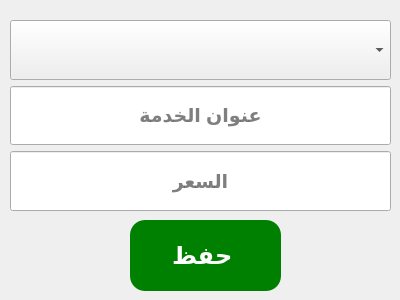
<?xml version="1.0" encoding="UTF-8"?>
<ui version="4.0">
 <class>Form</class>
 <widget class="QWidget" name="Form">
  <property name="geometry">
   <rect>
    <x>0</x>
    <y>0</y>
    <width>400</width>
    <height>300</height>
   </rect>
  </property>
  <property name="minimumSize">
   <size>
    <width>400</width>
    <height>300</height>
   </size>
  </property>
  <property name="maximumSize">
   <size>
    <width>400</width>
    <height>300</height>
   </size>
  </property>
  <property name="windowTitle">
   <string>Form</string>
  </property>
  <widget class="QWidget" name="verticalLayoutWidget">
   <property name="geometry">
    <rect>
     <x>10</x>
     <y>20</y>
     <width>381</width>
     <height>191</height>
    </rect>
   </property>
   <layout class="QVBoxLayout" name="verticalLayout">
    <item>
     <widget class="QComboBox" name="combo_users">
      <property name="sizePolicy">
       <sizepolicy hsizetype="Preferred" vsizetype="Expanding">
        <horstretch>0</horstretch>
        <verstretch>0</verstretch>
       </sizepolicy>
      </property>
      <property name="font">
       <font>
        <pointsize>14</pointsize>
        <bold>true</bold>
       </font>
      </property>
      <property name="placeholderText">
       <string/>
      </property>
     </widget>
    </item>
    <item>
     <widget class="QLineEdit" name="box_title">
      <property name="sizePolicy">
       <sizepolicy hsizetype="Expanding" vsizetype="Expanding">
        <horstretch>0</horstretch>
        <verstretch>0</verstretch>
       </sizepolicy>
      </property>
      <property name="font">
       <font>
        <pointsize>14</pointsize>
        <bold>true</bold>
       </font>
      </property>
      <property name="maxLength">
       <number>30</number>
      </property>
      <property name="alignment">
       <set>Qt::AlignCenter</set>
      </property>
      <property name="placeholderText">
       <string>عنوان الخدمة</string>
      </property>
     </widget>
    </item>
    <item>
     <widget class="QLineEdit" name="box_price">
      <property name="sizePolicy">
       <sizepolicy hsizetype="Expanding" vsizetype="Expanding">
        <horstretch>0</horstretch>
        <verstretch>0</verstretch>
       </sizepolicy>
      </property>
      <property name="font">
       <font>
        <pointsize>14</pointsize>
        <bold>true</bold>
       </font>
      </property>
      <property name="maxLength">
       <number>6</number>
      </property>
      <property name="alignment">
       <set>Qt::AlignCenter</set>
      </property>
      <property name="placeholderText">
       <string>السعر</string>
      </property>
     </widget>
    </item>
   </layout>
  </widget>
  <widget class="QPushButton" name="btn_save">
   <property name="geometry">
    <rect>
     <x>130</x>
     <y>220</y>
     <width>151</width>
     <height>71</height>
    </rect>
   </property>
   <property name="font">
    <font>
     <pointsize>18</pointsize>
     <bold>true</bold>
    </font>
   </property>
   <property name="cursor">
    <cursorShape>PointingHandCursor</cursorShape>
   </property>
   <property name="styleSheet">
    <string notr="true">background-color:green;color:white;border-radius:15px;</string>
   </property>
   <property name="text">
    <string>حفظ </string>
   </property>
  </widget>
 </widget>
 <resources/>
 <connections/>
</ui>
